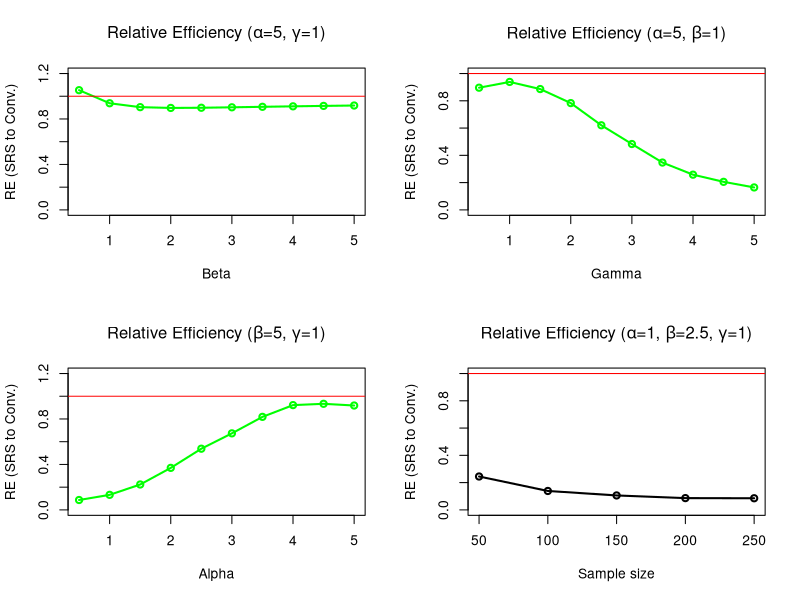

R code for this plot:
 
####  Relative Efficiency study ############



#****************************************************************************************
### Simulation study on comparing convenience sampling vs SRS ###
#part(1): function for generating srs; part(2): function for generating convenience sample
#part(3): function for running the simulation by calling functions in part(1) and part(2)
#part(4): creating plots for relative efficiency study based on part(3) results
#****************************************************************************************

#part (1)*************************************************************************************
#First, write a function to simulate a simple random sample of size n: (same thing as built-in 'sample' command in R)

srs_samp = function(N, n, z){
           #generate one value from U(0,1) and multiply by N:
           u_N = runif(n = n, min = 0, max = 1)*N
           #now select every u_N th observation in Z:
           y1 = NULL
          for(i in u_N){
             y1 = c(y1, z[i])
            }
           return(y1)
           }

#end of function for simple random sample generation

#part (2)**************************************************************************
#writing a function that will ensure a convenience sample of size n:

conv_samp = function(s, z, N, n){

            #first try to generate sample of size n 
            try_conv_sam1 = function(s,z, N, n){
                            y2 = NULL  
                           for(j in 1:N){
                              if(s[j]==1){
                              y2 = c(y2, z[j])
                               }
            if(length(y2)==n){break} #if sample size=n, stop here (outcome here: sample size is either <n or =n)
               }
            return(y2)
            }
            #if sample size in try_conv_sam1 <= n, then do the follwoing to ensure sample size = n:
            #<= because it makes the while loop get activated to ensure final sample size in n.
            try_conv_sam2 = NULL  
            while(length(try_conv_sam1(s, z, N, n)) <= n){
                   try_conv_sam2 = c(try_conv_sam2, try_conv_sam1(s,z,N,n))
                                  if(length(try_conv_sam2) >n) {break} #stop here 
                        }
            conv_samp_final = try_conv_sam2[1:n] #pick first n (since here, length(try_conv_sam2)>=n)
            return(conv_samp_final)
            }

#*******************************************************************************************
#end of function for convenience sample generation
#*******************************************************************************************

#part (3)*********************************************************************

###function for running simulation NumSim times:

compare_srs_conv = function(NumSim, alpha, beta, gama, theta, N, n){
                   set.seed(100)
                   #creating NULL vectors to store result:
                   y1_bar = NULL
                   y2_bar = NULL
                   z_bar = NULL
                   
                 for(k in 1:NumSim){  
                    
                    #generate population:
                     x = rnorm(n = N, mean = 0, sd = 1) 
                     error = rnorm(n = N, mean = 0, sd = 1)
                     z = theta +  beta*x + error
                     z_bar[k] = sum(theta + beta*x)/N 
                    
                    #generate a srs of size n and calculate mean:
                     y1_bar[k] = mean(srs_samp(N, n, z))
    
                    #generate convenience sample of n and calculate mean:
                     p = exp(alpha + gama*x)/(1+exp(alpha + gama*x))
                     s = rbinom(n = N, size = 1, prob = p)
                     y2_bar[k] = mean(conv_samp(s, z, N, n))
                      }
                      
                   ##final Result (bias, variance, mse )
                   bias_srs =  sum(abs(y1_bar - z_bar))/NumSim
                   bias_conv =  sum(abs(y2_bar - z_bar))/NumSim
                   var_srs = sum( (y1_bar - z_bar)^2 )/NumSim
                   var_conv = sum( (y2_bar - z_bar)^2 )/NumSim
                   mse_srs = var_srs #theoritically bias of sample mean in SRS =0; thus bias^2=0 
                   mse_conv = var_conv #to make comparable to SRS, bias of sample mean set to 0
                   res = cbind(c(bias_srs, bias_conv), c(var_srs, var_conv), c(mse_srs, mse_conv) )
                   colnames(res) = c("Bias", "Variance", "MSE")
                   rownames(res) = c("SRS", "Conv.")
  
                   #relative efficiency (SRS to convenience)
                    re = as.matrix(mse_srs/mse_conv)
                    colnames(re) = "RE"
                    rownames(re) = "MSE_SRS/MSE_CONV"
                    return(list(res, re))
                    }

#****************************************************************************************
#function for running simulation ends
#**************************************************************************************** 
#call the above function (compare_srs_conv) to see the bias, MSE and Relative efficiency:
compare_srs_conv(NumSim = 100, alpha = 0.5, beta = 1, gama =1, theta = 10, N = 5000, n = 100)
compare_srs_conv(NumSim = 100, alpha = 0.5, beta = 1, gama =1, theta = 10, N = 5000, n = 100)[[2]]
compare_srs_conv(NumSim = 100, alpha = 0.5, beta = 1, gama =1, theta = 10, N = 5000, n = 100)[[1]][,1]


#part (4) **********************************************************************************

#creating plots for Relative Efficiency (RE) study by changing paramaters (alpha, beta, gamma and sample size)

#setup the graph environment
par(mfrow=c(2,2)) #ignore this if don't want to show all graphs in same plot

NumSim = 100 #we used number of iterations as 10000


#******changing beta
RE_beta = NULL
beta = seq(0.5, 5, by = 0.5)

#first obtain results by changing beta 
for(i in 1:length(beta)){
  RE_beta = c(RE_beta, compare_srs_conv(NumSim = NumSim, alpha = 5, beta = beta[i], gama =1, theta = 10, N = 5000, n = 100)[[2]])
}

#now plot
plot(beta, RE_beta, type = "o", ylab = "RE (SRS to Conv.)", xlab = "Beta", col = c("green"), lwd = 2, ylim = c(0,1.2),
     main = expression(paste("Relative Efficiency (", alpha,"=5, ", gamma,"=1)")))
abline(h=1, col = "red")

##******changing gamma
gama = seq(0.5, 5, by = 0.5)
RE_gama = NULL

for(i in 1:length(gama)){
  RE_gama = c(RE_gama, compare_srs_conv(NumSim = NumSim, alpha = 5, beta = 1, gama =gama[i], theta = 10, N = 5000, n = 100)[[2]])
}

plot(gama, RE_gama, type = "o", ylab = "RE (SRS to Conv.)", xlab = "Gamma", col = c("green"),ylim = c(0,1),
     main = expression(paste("Relative Efficiency (", alpha,"=5, ", beta,"=1)")), lwd=2)
abline(h=1, col = "red")

##*******changing alpha
alpha = seq(0.5, 5, by = 0.5)
RE_alpha = NULL

for(i in 1:length(alpha)){
  RE_alpha = c(RE_alpha, compare_srs_conv(NumSim = NumSim, alpha = alpha[i], beta = 5, gama =1, theta = 10, N = 5000, n = 100)[[2]])
}

plot(alpha, RE_alpha, type = "o", ylab = "RE (SRS to Conv.)", xlab = "Alpha", col = c("green"),ylim = c(0,1.2),
     main = expression(paste("Relative Efficiency (", beta,"=5, ", gamma,"=1)")), lwd=2)
abline(h=1, col = "red")

#******changing sample size:
n = seq(50, 250, by = 50)
RE_n = NULL

for(i in 1:length(n)){
  RE_n = c(RE_n, compare_srs_conv(NumSim = NumSim, alpha = 1, beta = 2.5, gama =1, theta = 10, N = 5000, n = n[i])[[2]])
}

plot(n, RE_n, type = "o", ylab = "RE (SRS to Conv.)", xlab = "Sample size", ylim = c(0,1),
     main = expression(paste("Relative Efficiency (",alpha,"=1, ", beta,"=2.5, ", gamma,"=1)")), lwd=2)
abline(h=1, col = "red")

#***comment: one can change parameters in the above code to generate all the plots that as shown in the output files.


